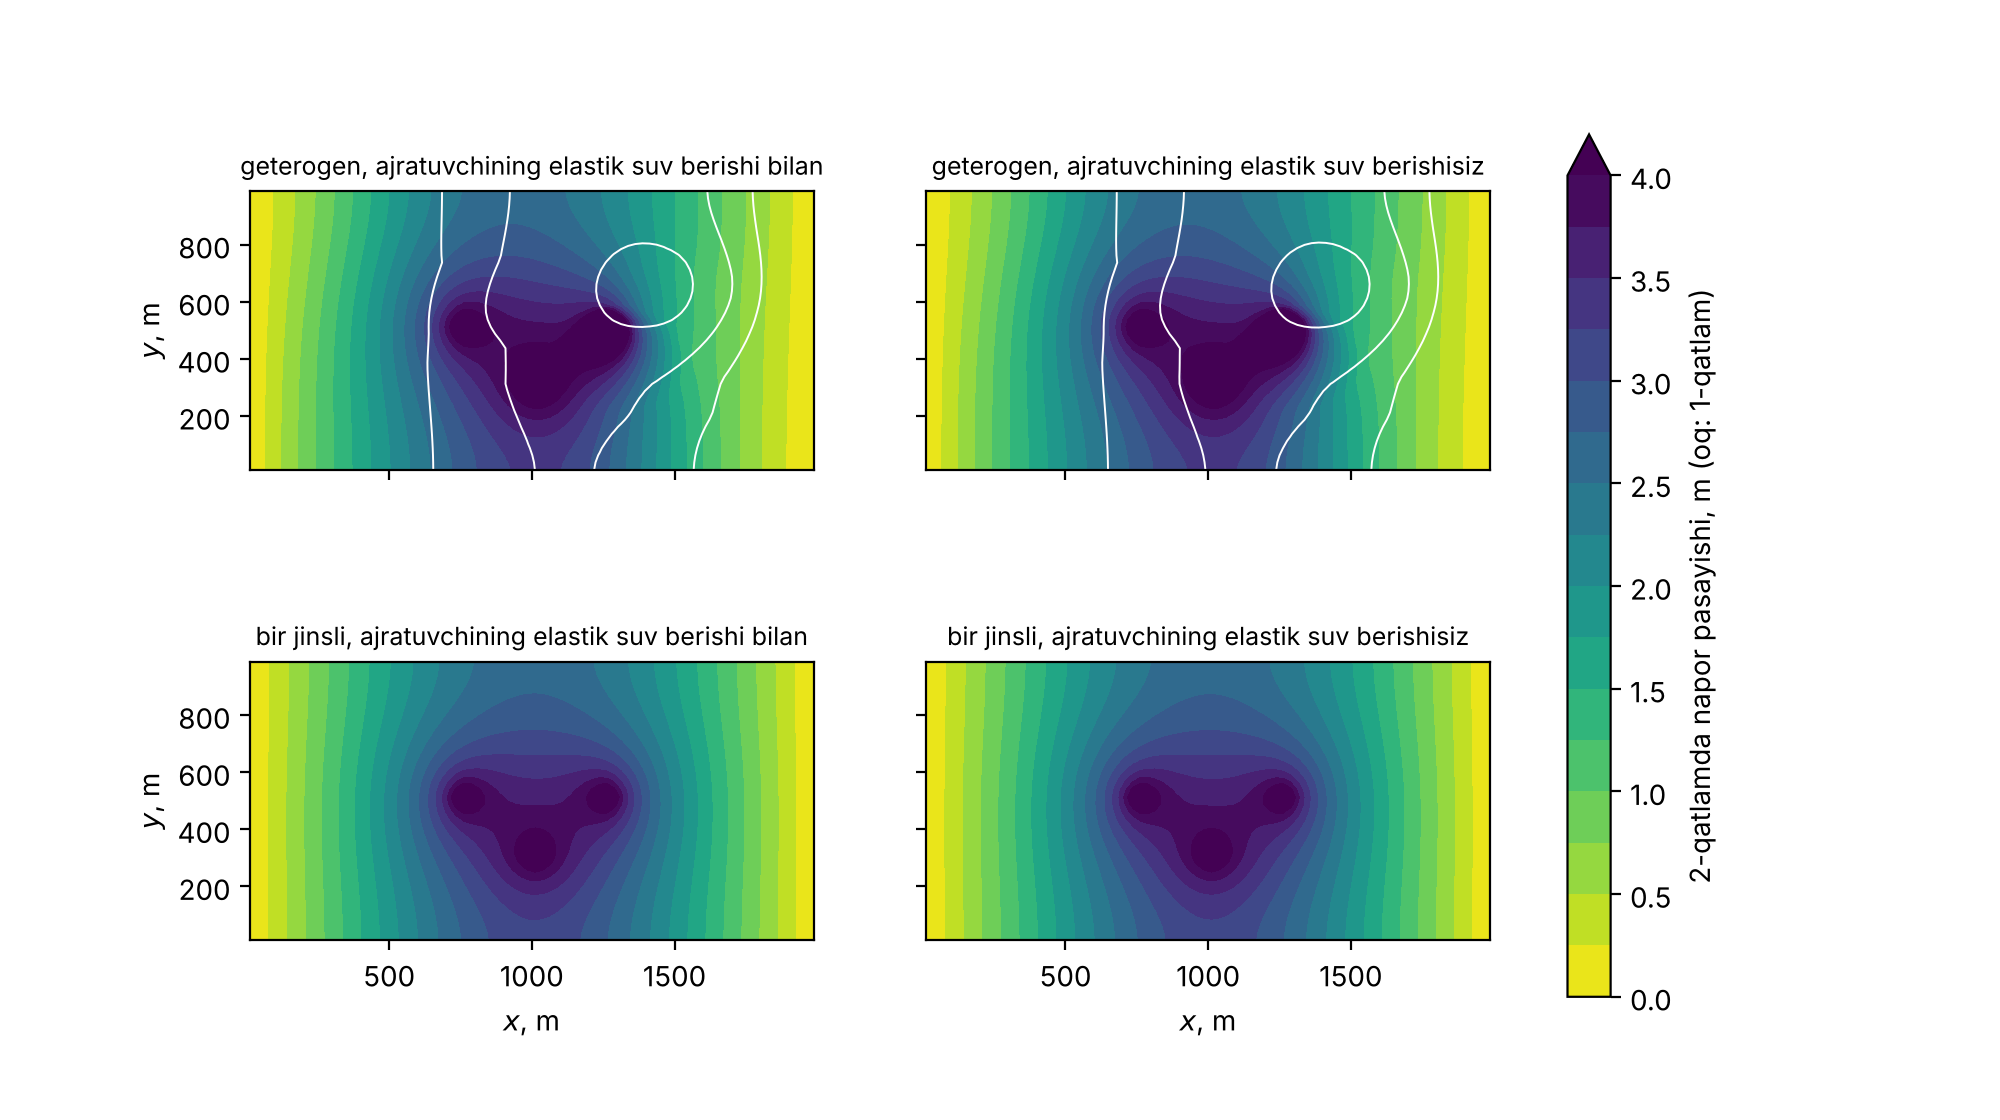

Here is the Python script that generated this plot:
"""5-tajriba: K(x,y), bosimsiz yuqori qatlam, infiltratsiya, bug'lanish va quduqlar.
To'rt holat: sig'imli/sig'imsiz ajratuvchi x geterogen/bir jinsli K.
Boshlang'ich holat: quduqlarsiz statsionar holat. Hisob 365 sutka."""
import json
import numpy as np
import matplotlib
matplotlib.use("Agg")
import matplotlib.pyplot as plt
import masala1 as m1

Lx, Ly, nx, ny = 2000.0, 1000.0, 80, 40
g = m1.Tor(np.full(nx, Lx / nx), np.full(ny, Ly / ny))
X, Y = np.meshgrid(g.xc, g.yc)


def ellips(cx, cy, a, b):
    return ((X - cx) / a) ** 2 + ((Y - cy) / b) ** 2 < 1


def maydonlar(geterogen):
    if not geterogen:
        return [8.0, 12.0, 20.0], [1e-3, 5e-4]
    K1 = 8.0 * np.where(ellips(800, 600, 300, 150), 0.25, 1.0)
    K1 = np.where(abs(Y - (0.35 * Ly + 0.1 * Ly * np.sin(2 * np.pi * X / Lx))) < 60, 8.0 * 2.5, K1)
    K2 = 12.0 * (1 + 0.4 * np.sin(2 * np.pi * X / Lx) * np.cos(np.pi * Y / Ly))
    K2 = np.where(ellips(1300, 400, 250, 180), 12.0 * 0.3, K2)
    K3 = 20.0 * np.where(X > 1100, 1.5, 0.8)
    Kv1 = 1e-3 * np.where(ellips(1500, 650, 200, 120), 20.0, 1.0)  # gidrogeologik oyna
    Kv2 = 5e-4 * (1 + 0.5 * np.cos(2 * np.pi * X / Lx))
    return [K1, K2, K3], [Kv1, Kv2]


hd = [np.where(X < Lx / nx, 18.0, np.where(X > Lx - Lx / nx, 16.0, np.nan)),
      np.where(X < Lx / nx, 17.0, np.where(X > Lx - Lx / nx, 15.5, np.nan)),
      np.where(X < Lx / nx, 16.5, np.where(X > Lx - Lx / nx, 15.0, np.nan))]
quduq_joy = [(1, 20, 30, 800.0), (1, 20, 50, 800.0), (1, 12, 40, 600.0), (2, 28, 40, 1000.0)]


def hisob(sigimli, geterogen):
    K, Kv = maydonlar(geterogen)
    base = dict(N=3, K=K, b=[0.0, 15.0, 25.0], S=[0.10, 3e-4, 4e-4], bosimsiz=True, z_tub=0.0,
                z_yer=20.0, E0=1.5e-3, Delta=3.0, nE=1.5, W=lambda t: 6e-4 * (1 + np.cos(2 * np.pi * (t - 60) / 365)),
                Kv=Kv, bq=[6.0, 8.0], Ss=[3e-4, 2e-4] if sigimli else [0.0, 0.0],
                M=[12, 12] if sigimli else [0, 0], hD=hd)
    mo0 = m1.Model(g, **base)
    H = m1.Yechuvchi(mo0).statsionar([np.full(g.nc, 17.0), np.full(g.nc, 16.5), np.full(g.nc, 16.0)])
    mo = m1.Model(g, quduqlar=[m1.Quduq(*q) for q in quduq_joy], **base)
    y = m1.Yechuvchi(mo)
    y._ajratuvchi_boshlang(H)
    kuz = [(1, 20, 30), (0, 20, 30), (2, 20, 30), (0, 30, 60)]
    Hn, tl, o, bals = y.hisob(H, 365.0, 0.05, 1.15, tau_max=5.0, kuzat=kuz)
    jam = {k: float(sum(b[k] for b in bals)) for k in ("dV_qatlam", "dV_ajratuvchi", "W", "E", "Q", "chegara")}
    return dict(H0=[h.reshape(ny, nx) for h in H], H=[h.reshape(ny, nx) for h in Hn], t=tl, o=o, jam=jam,
                balans=max(abs(y.balans_xatosi(b)[1]) for b in bals), iter_max=max(b["iter"] for b in bals))


nat, R = {}, {}
for sig in (True, False):
    for get in (True, False):
        key = f"{'sigimli' if sig else 'sigimsiz'}_{'geterogen' if get else 'birjinsli'}"
        r = hisob(sig, get)
        R[key] = r
        s2 = r["H0"][1] - r["H"][1]
        nat[key] = {"jamlanma_m3": r["jam"], "balans_nisbiy_max": r["balans"], "pikar_max": r["iter_max"],
                    "pasayish_2qatlam_max_m": float(s2.max()),
                    "pasayish_1qatlam_max_m": float((r["H0"][0] - r["H"][0]).max()),
                    "quduq_suvi_ajratuvchidan_ulush": -r["jam"]["dV_ajratuvchi"] / r["jam"]["Q"]}
        print(key, json.dumps(nat[key]))
json.dump(nat, open("tajribalar/t5_geterogen.json", "w"), indent=1)

fig, ax = plt.subplots(2, 2, figsize=(10, 5.6), sharex=True, sharey=True)
NOM = {"sigimli_geterogen": "geterogen, ajratuvchining elastik suv berishi bilan", "sigimsiz_geterogen": "geterogen, ajratuvchining elastik suv berishisiz", "sigimli_birjinsli": "bir jinsli, ajratuvchining elastik suv berishi bilan", "sigimsiz_birjinsli": "bir jinsli, ajratuvchining elastik suv berishisiz"}
for a, key in zip(ax.ravel(), ["sigimli_geterogen", "sigimsiz_geterogen", "sigimli_birjinsli", "sigimsiz_birjinsli"]):
    r = R[key]
    s = r["H0"][1] - r["H"][1]
    cs = a.contourf(g.xc, g.yc, s, levels=np.linspace(0, max(R[k]["H0"][1].max() - 0 for k in R) * 0 + 4.0, 17), cmap="viridis_r", extend="max")
    a.contour(g.xc, g.yc, r["H0"][0] - r["H"][0], levels=[0.1, 0.25, 0.5, 1.0], colors="w", linewidths=.7)
    a.set_title(NOM.get(key, key), fontsize=9)
    a.set_aspect("equal")
for a in ax[1]: a.set_xlabel(r"$x$, m")
for a in ax[:, 0]: a.set_ylabel(r"$y$, m")
fig.colorbar(cs, ax=ax, label="2-qatlamda napor pasayishi, m (oq: 1-qatlam)")
fig.savefig("tajribalar/t5_geterogen.png", dpi=200, metadata={"Software": None})
